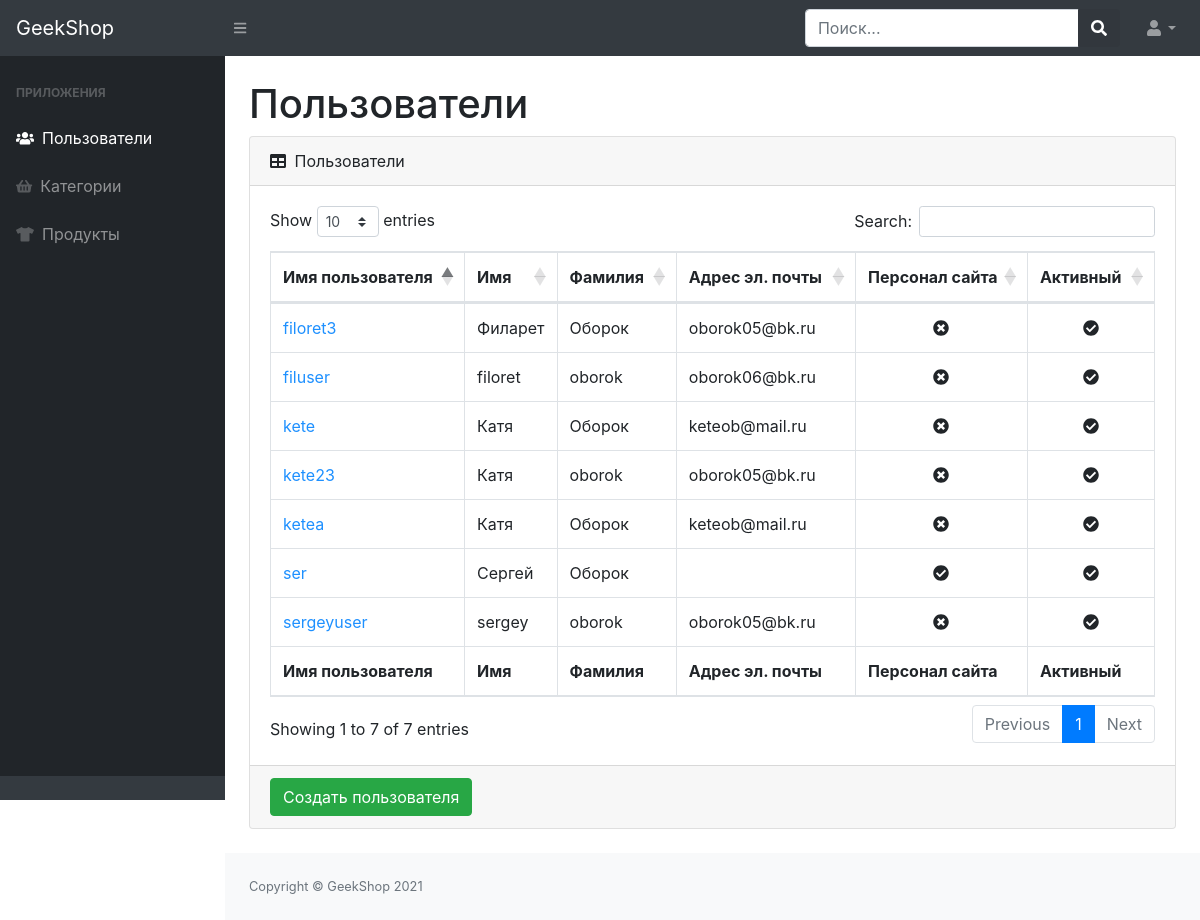
Before: /adminapp/users/ (signed in) with the older database file.
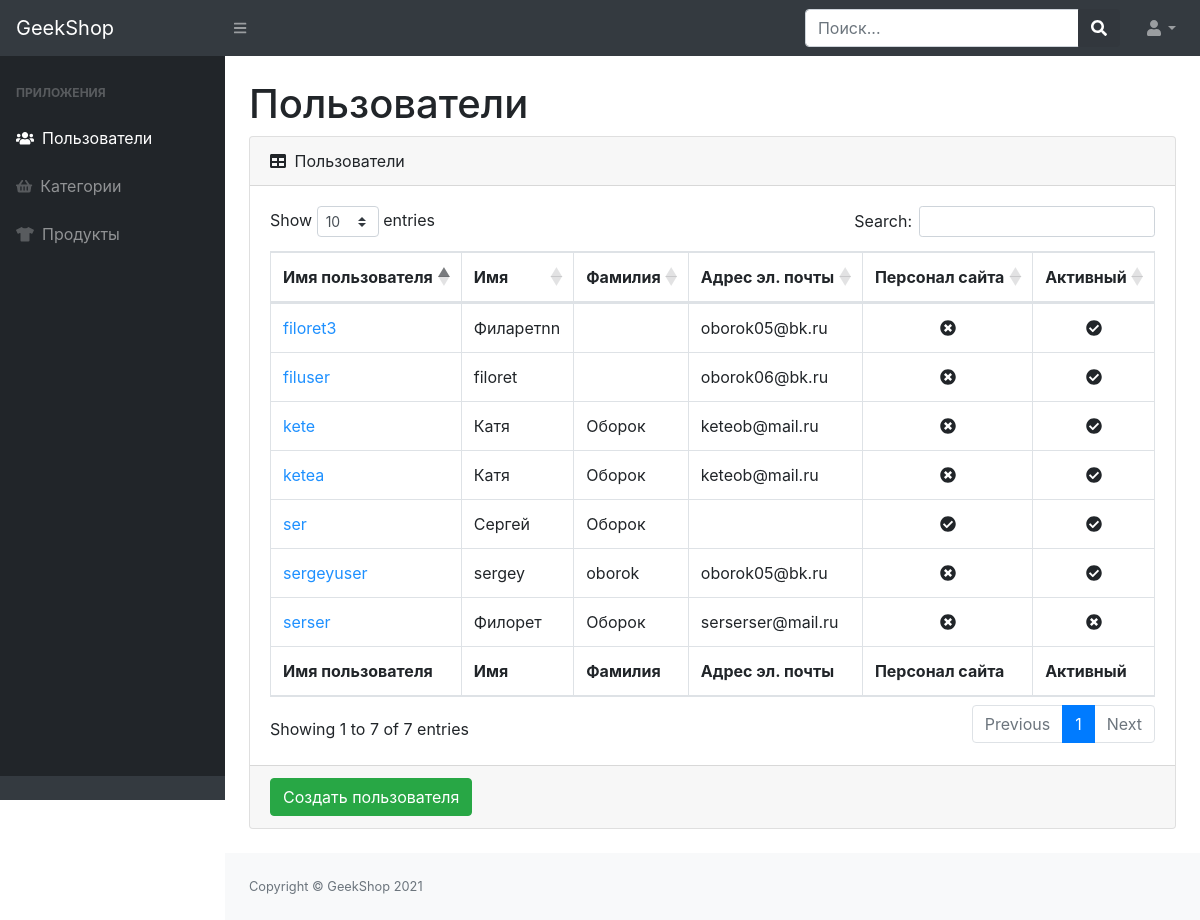
After: the same page with the newer database file.
### authapp/models.py (models this page shows)
class User(AbstractUser):
    image = models.ImageField(upload_to="users_image", blank=True)
    age = models.PositiveIntegerField(default=18)

### adminapp/views.py (the view)
# urls.py: path("users/", UserListView.as_view(), name="admin_users"),
class UserListView(ListView, BaseClassContextMixin, CustomDispatchMixin):
    model = User
    template_name = "adminapp/admin-users-read.html"
    title = "Пользователи"
    context_object_name = "users"

### adminapp/mixin.py (called while the page is built)
    @method_decorator(user_passes_test(lambda u: u.is_superuser))
    def dispatch(self, request, *args, **kwargs):
        return super(CustomDispatchMixin, self).dispatch(request, *args, **kwargs)

    def get_context_data(self, **kwargs):
        context = super(BaseClassContextMixin, self).get_context_data(**kwargs)
        context["title"] = self.title
        return context

### adminapp/templates/adminapp/admin-users-read.html
{% extends "adminapp/base.html" %}
{% block content %}
  <div class="container-fluid">
    <h1 class="mt-4">Пользователи</h1>
    <div class="card mb-4">
      <div class="card-header">
        <i class="fas fa-table mr-1"></i>
        Пользователи
      </div>
      <div class="card-body">
        <div class="table-responsive">
          <table class="table table-bordered" id="dataTable" width="100%" cellspacing="0">
            <thead>
              <tr>
                <th>Имя пользователя</th>
                <th>Имя</th>
                <th>Фамилия</th>
                <th>Адрес эл. почты</th>
                <th>Персонал сайта</th>
                <th>Активный</th>
              </tr>
            </thead>
            <tfoot>
              <tr>
                <th>Имя пользователя</th>
                <th>Имя</th>
                <th>Фамилия</th>
                <th>Адрес эл. почты</th>
                <th>Персонал сайта</th>
                <th>Активный</th>
              </tr>
            </tfoot>
            <tbody>
            {% for user in users %}
              <tr>
                <td><a href="{% url 'adminapp:admin_user_update' pk=user.id %}" style="color: dodgerblue">{{ user.username }}</a></td>
                <td>{{ user.first_name }}</td>
                <td>{{ user.last_name }}</td>
                <td>{{ user.email }}</td>
                <td class="text-center">
                  {% if user.is_staff %}
                    <i class="fas fa-check-circle"></i>
                  {% else %}
                    <i class="fas fa-times-circle"></i>
                  {% endif %}
                </td>
                <td class="text-center">
                  {% if user.is_active %}
                    <i class="fas fa-check-circle"></i>
                  {% else %}
                    <i class="fas fa-times-circle"></i>
                  {% endif %}
                </td>
              </tr>
            {% endfor %}
            </tbody>
          </table>
        </div>
      </div>
      <div class="card-footer">
        <a href="{% url 'adminapp:admin_user_create' %}">
          <button class="btn btn-success">Создать пользователя</button>
        </a>
      </div>
    </div>
  </div>
{% endblock %}

### adminapp/templates/adminapp/base.html (shortened to what this page needs)
{% load static %}
<!DOCTYPE html>
<html lang="en">
<head>
    <link href="{% static "css/auth-admin.css" %}" rel="stylesheet"/>
    <link href="https://cdn.datatables.net/1.10.20/css/dataTables.bootstrap4.min.css" rel="stylesheet"
/>
</head>
<body class="sb-nav-fixed">
<nav class="sb-topnav navbar navbar-expand navbar-dark bg-dark">
    <a class="navbar-brand" href="#">GeekShop</a>
    <button class="btn btn-link btn-sm order-1 order-lg-0" id="sidebarToggle" href="#"><i class="fas fa-bars"></i>
    </button>
    <form class="d-none d-md-inline-block form-inline ml-auto mr-0 mr-md-3 my-2 my-md-0">
        <div class="input-group">
            <input class="form-control" type="text" placeholder="Поиск..." aria-label="Search"
                   aria-describedby="basic-addon2"/>
            <div class="input-group-append">
                <button class="btn btn-primary" type="button"><i class="fas fa-search"></i></button>
            </div>
        </div>
    </form>
    <ul class="navbar-nav ml-auto ml-md-0">
        <li class="nav-item dropdown">
            <a class="nav-link dropdown-toggle" id="userDropdown" href="#" role="button" data-toggle="dropdown"
               aria-haspopup="true" aria-expanded="false"><i class="fas fa-user fa-fw"></i></a>
        </li>
    </ul>
</nav>
<div id="layoutSidenav">
    <div id="layoutSidenav_nav">
        <nav class="sb-sidenav accordion sb-sidenav-dark" id="sidenavAccordion">
            <div class="sb-sidenav-menu">
                <div class="nav">
                    <div class="sb-sidenav-menu-heading">Приложения</div>
                    <a class="nav-link" href="{% url 'adminapp:admin_users' %}">
                        <div class="sb-nav-link-icon">
                            <i class="fas fa-users"></i>
                        </div>
                        Пользователи
                    </a>
                    <a class="nav-link" href="{% url 'adminapp:admin_categories' %}">
                        <div class="sb-nav-link-icon">
                            <i class="fas fa-shopping-basket"></i>
                        </div>
                        Категории
                    </a>
                    <a class="nav-link" href="{% url 'adminapp:admin_products' %}">
                        <div class="sb-nav-link-icon">
                            <i class="fas fa-tshirt"></i>
                        </div>
                        Продукты
                    </a>
                </div>
            </div>
            <div class="sb-sidenav-footer"></div>
        </nav>
    </div>
    <div id="layoutSidenav_content">
        <main>
          {% block content %}
          {% endblock %}
        </main>
        <footer class="py-4 bg-light mt-auto">
            <div class="container-fluid">
                <div class="d-flex align-items-center justify-content-between small">
                    <div class="text-muted">Copyright &copy; GeekShop 2021</div>
                </div>
            </div>
        </footer>
    </div>
</div>
</body>
</html>

Changed rows visible on the page:
removed User: username "kete23", first_name "Катя", last_name "oborok", email "oborok05@bk.ru", is_staff False (drawn), is_active True (drawn)
changed User "filuser": last_name "oborok" → (not shown)
changed User "filoret3": first_name "Филарет" → "Филаретnn"; last_name "Оборок" → (not shown)
added User: username "serser", first_name "Филорет", last_name "Оборок", email "serserser@mail.ru", is_staff False (drawn), is_active False (drawn)
